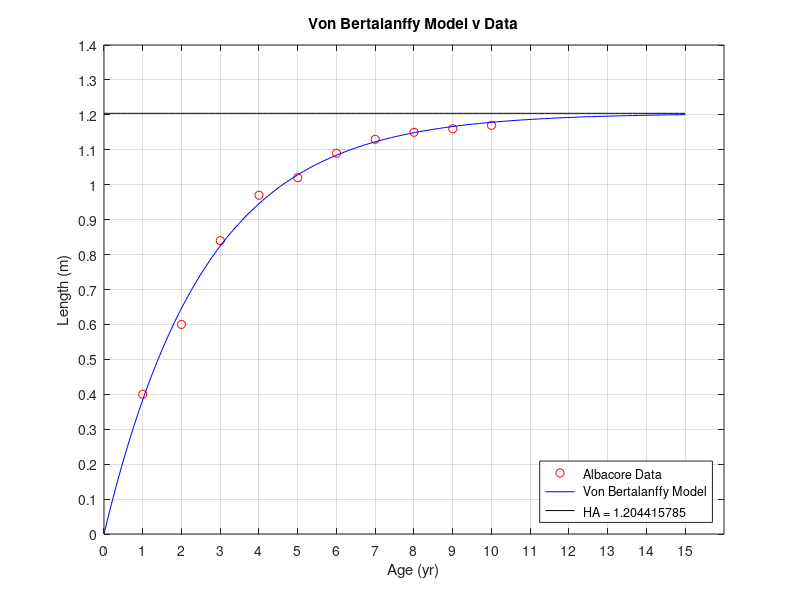

MATLAB code to generate this figure:
clear				% Clear previous definitions
figure(101)           % Assign figure number
clf                 % Clear previous figures
hold off            % Start with fresh graph

age = [1, 2, 3, 4, 5, 6, 7, 8, 9, 10];
length = [0.4, 0.6, 0.84, 0.97, 1.02, 1.09, 1.13, 1.15, 1.16, 1.17];
plot(age(1,:), length(1,:),'ro');

grid on
hold on

t = linspace(0,15,100);
L = 1.204415785*(1 - exp(-0.384651137 * t));
plot(t,L,'b');

HA = 1.204415785 + t - t;
plot(t,HA,'k');

xticks(0:1:15)
yticks(0:.1:1.4)

xlabel('Age (yr)');
ylabel('Length (m)');
title('Von Bertalanffy Model v Data');
legend({' Albacore Data', ' Von Bertalanffy Model',' HA = 1.204415785'}, 'Location', 'southeast');

